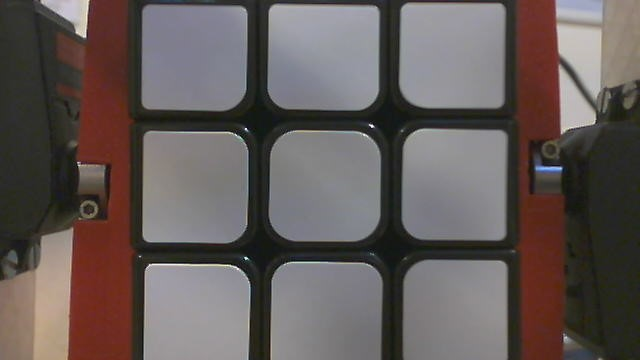
#> input picture color_detection/images/blanc.jpg, 640 x 360 px, found by its file name
$ python main_colordetection.py
#> lines starting #> are read from the running program, lines starting #| are printed output that depends on the picture
### color_detection/ColorDetector.py
from typing import Tuple
from typing import List
import cv2
import numpy as np
import matplotlib.pyplot as plt
import sys
from ColorBlob import ColorBlob

Image = np.ndarray
Square = np.ndarray


class ColorDetector:
    """
    Détecteur des carrés des faces d'un Rubik's Cube.

    Les carrés détectés sont ensuites utilisés pour former des groupes de couleurs.

    # Paramètres

    ### `paths`:
    chemins d'accès vers les images à analyser. S'il n'y a pas 6 images la détection des groupes
    de couleurs seras impossible.

    ### `show_images`:
    option debug pour afficher les carrés détectés sur les images.

    ### `show_rgb`:
    option debug pour afficher la représentation 3D des couleurs détectées avant groupage
    """
    paths: List
    images: List = []
    colors: List = []
    groups: List[List[int]]
    sharping_kernel = np.array([[0, -1, 0], [-1, 5, -1], [0, -1, 0]])
    morphic_kernel = np.ones((4, 4), np.uint8)

    show_images: bool
    show_rgb: bool

    def __init__(self, paths: List[str], show_images: bool = False, show_rgb: bool = False) -> None:
        """
        Création de l'objet ColorDetector.

        # Paramètres

        ### `paths`:
        chemins d'accès vers les images à analyser. S'il n'y a pas 6 images la détection des groupes
        de couleurs seras impossible.

        ### `show_images`:
        option debug pour afficher les carrés détectés sur les images.

        ### `show_rgb`:
        option debug pour afficher la représentation 3D des couleurs détectées avant groupage
        """
#> called with show_images = False, show_rgb = False
        self.show_images = show_images
        self.show_rgb = show_rgb
        self.paths = paths.copy()
        for k in range(len(paths)):
            self.images.append(cv2.imread(self.paths[k]))

    # Affiche les chemins d'accès vers les images

    # [98 lines left out: functions printPaths, printColors, printGroupsToFile, showSquares, showColors, not called in this run]

    def showGroups(self) -> None:
        """
        Affiche les groupes de couleurs après analyse des images.

        Ne pas appeler avant analyse des images.
        """
        for k in range(0, len(self.groups)):
            group = self.groups[k]
            print(f"Face {k + 1}")
            print(f"{group[0]} | {group[1]} | {group[2]} ")
            print("_________")
            print(f"{group[3]} | {group[4]} | {group[5]} ")
            print("_________")
            print(f"{group[6]} | {group[7]} | {group[8]} ")

    def processImages(self) -> None:
        """
        Analyse les images de la détection des carrés à la création des groupes de couleurs.

        Cette fonction utilise les chemins d'accès fournis à la création et ne créer les groupes
        que si les conditions de création sont remplis: nombre d'images correct `(6)` et nombre de carrés
        détectés par face correcte `(9)`.
        """
        for k in range(0, len(self.images)):
            print(f"Image n°{k + 1}")
            image = self.images[k]

            prepared, resized = self.prepareImage(image=image)
            squares = self.detectSquares(prepared_image=prepared)
            squares = self.sortSquaresPoints(squares=squares)
            squares = self.removeInclosedSquares(squares=squares)
            if len(squares) == 9:
                print(f"Image n°{k + 1} a 9 carrés")

                squares = self.correctSquaresCoords(squares=squares)
                squares = self.sortSquares(squares=squares)

                if self.show_images:
                    self.showSquares(resized, squares)

                self.colors.append(self.extractColors(
                    squares=squares, image=resized))

            else:
                print(
                    f"Erreur de détection de carrés sur l'image n°{k+1} path:{self.paths[k]}, carrés détectés {len(squares)}/9")
#> this loop made 6 passes
#> pass 1, in prepareImage, `denoised = cv2.medianBlur(image, 5)`:
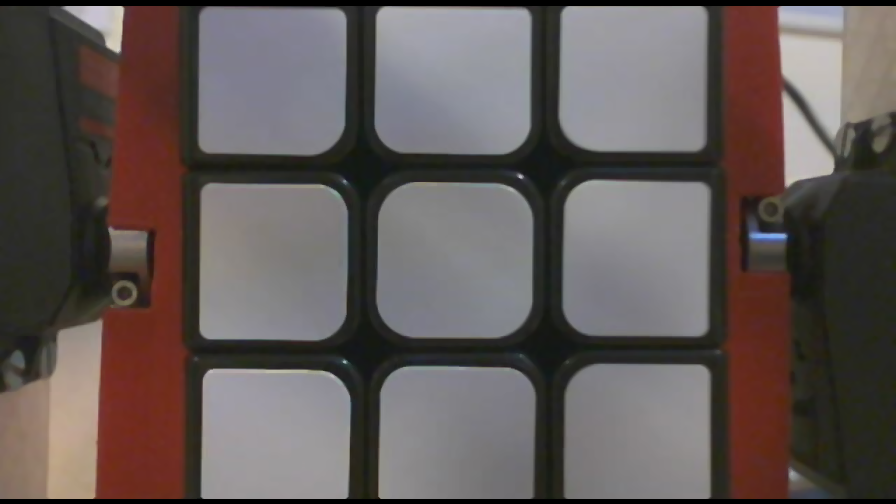
#> denoised: shape (504, 896, 3); mean of channels 0, 1, 2 87.1, 89.1, 97.8; drawn as B, G, R
#> pass 1, in prepareImage, `edge = cv2.Canny(sharpen, 75, 150)`:
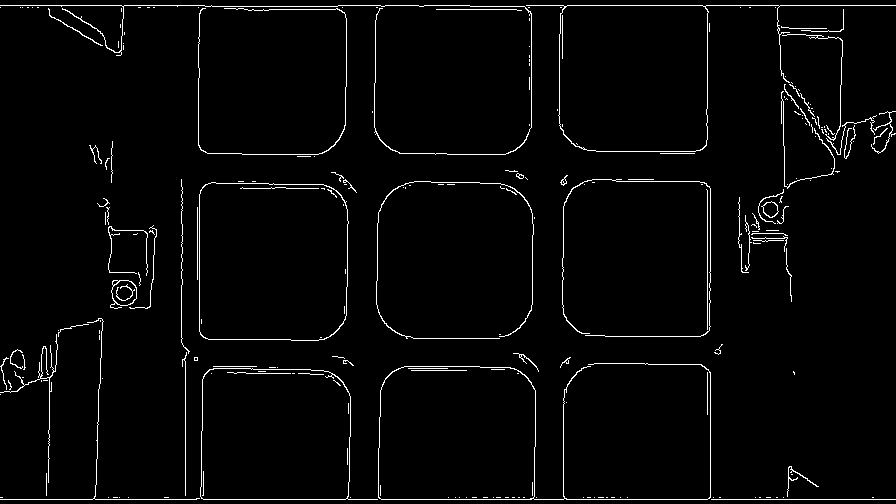
#> edge: shape (504, 896); 2.6% white in thin lines or dots
#> after the loop:
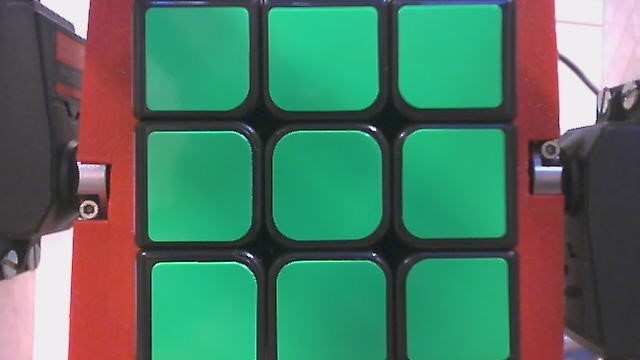
#> image: shape (360, 640, 3); mean B, G, R 101, 119.2, 79.4
#> after the loop:
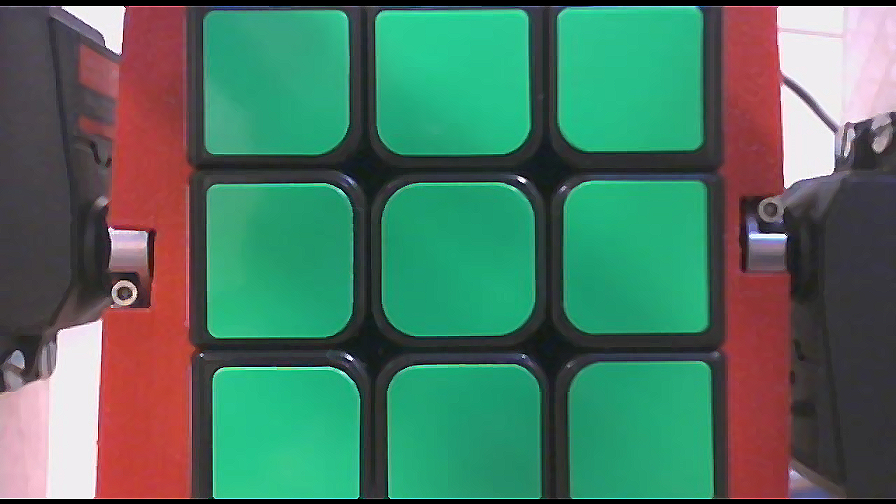
#> resized: shape (504, 896, 3); mean B, G, R 98.5, 116.7, 77.1

        if len(self.colors) == 6:
            print("Création des groupes")
            self.groups = self.createColorGroups()
        else:
            print(
                "Pas assez d'image pour créer les groupes de couleurs, veuillez fournir 6 images")

    def prepareImage(self, image: Image) -> Tuple[Image, Image]:
        """
        Prépare l'image à la détection de formes.

        Cette fonction utilise la réduction de bruit, augmentation de netteté
        et détection de bord.

        # Paramètres

        ### `image`:
        image a préparer.

        # Renvoie

        une image de taille réduite et l'image utilisable pour la détection de formes.
        """
        scale_percent = 140  # percent of original size
        width = int(image.shape[1] * scale_percent / 100)
        height = int(image.shape[0] * scale_percent / 100)
        dim = (width, height)
        image = cv2.resize(image, dim, interpolation=cv2.INTER_AREA)
        cv2.line(image, (0, 0), (image.shape[1], 0), (0, 0, 0), thickness=10)
        cv2.line(image, (0, image.shape[0]), (image.shape[1],
                 image.shape[0]), (0, 0, 0), thickness=10)
        # supression du bruit

        denoised = cv2.medianBlur(image, 5)
        sharpen = cv2.filter2D(denoised, -1, self.sharping_kernel)

        # detection des bords
        edge = cv2.Canny(sharpen, 75, 150)

        # dilatation des bords
        dilated_edges = cv2.dilate(edge, self.morphic_kernel, iterations=5)

        return dilated_edges, sharpen

    def detectSquares(self, prepared_image: Image) -> List[Square]:
        """
        Détect les carrés sur l'image fournie.

        # Paramètres

        ### `prepared_image`:
        image prête pour la détection de forme, obtenable par la fonction `prepareImage()`

        # Renvoie
        Liste de carrés detectés de la forme:

        [[[x1,y1],[x2,y2],[x3,y3],[x4,y4]] * nombre de carrés détéctés]
        """
        # détection et filtration des mauvais résultats
        contours, _hierarchy = cv2.findContours(
            prepared_image, cv2.RETR_LIST, cv2.CHAIN_APPROX_SIMPLE)
        squares = []

        for cnt in contours:
            cnt_len = cv2.arcLength(cnt, True)
            cnt = cv2.approxPolyDP(cnt, 0.04*cnt_len, True)
            if len(cnt) == 4 and cv2.contourArea(cnt) > 1000 and cv2.isContourConvex(cnt):
                cnt = cnt.reshape(-1, 2)
                # remplacer par une version avec la racine carré pour calculer la distance entre les points
                sides_lenghts = [np.sqrt((cnt[i][0] - cnt[(i + 1) % 4][0])**2+(
                    cnt[i][1] - cnt[(i + 1) % 4][1])**2) for i in range(4)]
                max_diff = np.max(sides_lenghts) - np.min(sides_lenghts)

                if np.max(sides_lenghts) < prepared_image.shape[0]*0.4 and max_diff < np.min(sides_lenghts) * 0.50:
                    squares.append(cnt)
        return squares

    def removeInclosedSquares(self, squares: List[Square]) -> List[Square]:
        """
        Supprime les carrés qui ont un ou plusieurs carrés à l'intérieur d'eux.

        Cette fonction doit être utilisée uniquement sur des carrés dont les points ont été
        triés par la fonction `sortSquaresPoints()`.

        # Paramètres

        ### `squares`:
        Liste de carrés de la forme:
        [[[x1,y1],[x2,y2],[x3,y3],[x4,y4]]

        # Renvoie

        Une liste de carrés.
        """
        indices_to_remove = []
        for k in range(0, len(squares)):
            for t in range(0, len(squares)):
                if t != k:
                    if (squares[k][0][0] >= squares[t][0][0] and squares[k][0][1] >= squares[t][0][1]) and (squares[k][1][0] <= squares[t][1][0] and squares[k][1][1] >= squares[t][1][1]) and (squares[k][2][0] <= squares[t][2][0] and squares[k][2][1] <= squares[t][2][1]) and (squares[k][3][0] >= squares[t][3][0] and squares[k][3][1] <= squares[t][3][1]):
                        indices_to_remove.append(k)

        new_squares = []
        for k in range(0, len(squares)):
            if k not in indices_to_remove:
                new_squares.append(squares[k])

        return new_squares

    def sortSquaresPoints(self, squares: List[Square]) -> List[Square]:
        """
        Trie les points des carrés dans l'ordre de priorité haut-bas droite-gauche.

        L'ordre droite-gauche est utilisé pour permettre un affichage par OpenCV plus simple en cas de debug

        # Paramètres

        ### `squares`:
        Liste de carrés.

        # Renvoie
        Une liste de carrés avec chaque carrés ayant des points dans l'orde:

        |1| |2|

        |4| |3|
        """
        i = 0
        for square in squares:

            indices = np.argsort(square, axis=0)
            x_sorted_square = np.array(
                [square[indices[0][0]], square[indices[1][0]], square[indices[2][0]], square[indices[3][0]]])

            square = x_sorted_square

            y_sorted_square = np.array([[0, 0], [0, 0], [0, 0], [0, 0]])

            if square[0][1] > square[1][1]:
                y_sorted_square[0] = square[1]
                y_sorted_square[3] = square[0]
            else:
                y_sorted_square[0] = square[0]
                y_sorted_square[3] = square[1]

            if square[2][1] > square[3][1]:
                y_sorted_square[1] = square[3]
                y_sorted_square[2] = square[2]
            else:
                y_sorted_square[1] = square[2]
                y_sorted_square[2] = square[3]

            square = y_sorted_square

            squares[i] = square
            i += 1

        return squares

    def correctSquaresCoords(self, squares: List[Square]) -> List[Square]:
        """
        Correction des coordonnées des carrés.

        Utilisé pour pouvoir numéroter les carrés d'une face plus simplement

        Cette fonction doit être uniquement utilisé sur des carrés dont les points
        ont été triés par la fonction `sortSquaresPoints()`.

        # Paramètres

        ### `squares`:
        Liste de carrés.

        # Renvoie

        Liste de carrés dont les coordonnées ont été corrigés par sélection du carré intérieur parfait.

        Si un bord n'est par droit la plus petite coordonnée du bord est prise et appliqué à la deuxième.
        """
        for i in range(0, len(squares)):
            square = squares[i]

            corrected_coord = max(square[0][1], square[1][1])
            square[0][1] = corrected_coord
            square[1][1] = corrected_coord

            corrected_coord = min(square[2][1], square[3][1])
            square[2][1] = corrected_coord
            square[3][1] = corrected_coord

            corrected_coord = max(square[0][0], square[3][0])
            square[0][0] = corrected_coord
            square[3][0] = corrected_coord

            corrected_coord = min(square[1][0], square[2][0])
            square[1][0] = corrected_coord
            square[2][0] = corrected_coord

        return squares

    def sortSquares(self, squares: List[Square]) -> List[Square]:
        """
        Trie les carrés d'une face dans l'ordre haut-bas gauche-droite.

        Cette fonction ne doit être utilisée que sur une face dont les carrés des carrés dont les points ont été triés par
        `sortSquaresPoints()`.

        # Paramètres

        ### `squares`:
        Liste de carrés.

        # Renvoie
        Une liste de carrés numérotés dans l'ordre:

        |1| |2| |3|

        |4| |5| |6|

        |7| |8| |9|
        """
        tabx = []
        for square in squares:
            tabx.append(square[0][0])

        indices = np.argsort(tabx)
        squares = np.array([squares[indices[0]], squares[indices[1]], squares[indices[2]],
                            squares[indices[3]], squares[indices[4]
                                                         ], squares[indices[5]],
                            squares[indices[6]], squares[indices[7]], squares[indices[8]]])

        taby = []
        for k in range(0, 3):
            taby.append(squares[k][0][1])
        indices1 = np.argsort(taby)

        taby = []
        for k in range(3, 6):
            taby.append(squares[k][0][1])
        indices2 = np.argsort(taby)

        taby = []
        for k in range(6, 9):
            taby.append(squares[k][0][1])
        indices3 = np.argsort(taby)

        squares = np.array([squares[indices1[0]], squares[indices2[0] + 3], squares[indices3[0] + 6],
                            squares[indices1[1]], squares[indices2[1] +
                                                          3], squares[indices3[1] + 6],
                            squares[indices1[2]], squares[indices2[2] + 3], squares[indices3[2] + 6]])

        return squares

    def extractColors(self, squares: List[Square], image: Image) -> List[List[int]]:
        """
        Extrait la couleur moyenne de chaque carré.

        Cette fonction ne doit être utilisée que sur des carrés dont les points ont été triés par
        `sortSquarePoints()` et donc les coordonnées ont été corrigés par `correctSquaresCoords()`.

        # Paramètres

        ### `squares`:
        Liste de carrés

        ### `image`:
        image dont il faut extraire les couleurs.

        L'utilisation de l'image redimensionnné par `prepareImage()` est recommandée.

        # Renvoie

        Une liste de couleurs de la forme:

        [[255, 0, 234], [123, 43, 234]]
        """
        color_array = []
        for square in squares:
            b = 0
            g = 0
            r = 0
            count = (square[1][0] - square[0][0]) * \
                (square[3][1] - square[0][1])
            for x in range(square[0][0], square[1][0]):
                for y in range(square[0][1], square[3][1]):
                    b += image[y][x][0]
                    g += image[y][x][1]
                    r += image[y][x][2]

            color_array.append([int(r/count), int(g/count), int(b/count)])

        return color_array

    def findClosestColor(self, current : ColorBlob, groups : List[ColorBlob]) -> int:
        min_index = 0
        min_dist = np.Infinity
        for k in range(1, len(groups)):
            other = groups[k]
            distance = (current.color[0] - other.color[0])**2 + (current.color[1] -
                                                                        other.color[1])**2 + (current.color[2] - other.color[2])**2
            if distance < min_dist:
                min_dist = distance
                min_index = k

        return min_index


    def createColorGroups(self) -> List[List[int]]:
        """
        Créer les groupes de couleurs en fonction de leur proximité dans l'espace RGB.
        Cette fonction utilise les couleurs générées par `processImages()`.
        Le résultat est visualisable par l'appel de `showGroups()`.
        """

        if self.show_rgb:
            rgb_colors = []
            for color_cluster in self.colors:
                for color in color_cluster:
                    rgb_colors.append([color[0], color[1], color[2]])
            self.showColors(rgb_colors)

        # Création du groupe de rang 1: 54 groupes de 1
        groups: List[ColorBlob] = []
        for x in range(0, 6):
            for y in range(0, 9):
                colorblob = ColorBlob([self.colors[x][y][0], self.colors[x][y][1], self.colors[x][y][2]], [[x, y]])
                groups.append(colorblob)

        # Création des groupes de taille 9
        final_groups: List[ColorBlob] = []
        while len(groups) > 0:
            current = groups[0]
            min_index = self.findClosestColor(current, groups)
            if min_index == 0:
                print("Erreur de détection du plus proche")
                SystemExit

            closest = groups[min_index]

            fused_group = current.fuse(closest)

            if len(fused_group.indexlist) == 9:
                final_groups.append(fused_group)
                groups.pop(min_index)
                groups.pop(0)
            else:
                groups.pop(min_index)
                groups[0] = fused_group

        rubiks_groups = []
        for k in range(0, 6):
            rubiks_groups.append([0, 0, 0, 0, 0, 0, 0, 0, 0])

        group_number = 0
        for group in final_groups:
            group_number += 1
            for element in group.indexlist:
                rubiks_groups[element[0]][element[1]] = group_number

        return rubiks_groups

### color_detection/ColorBlob.py
from __future__ import annotations
from dataclasses import dataclass
from typing import List


@dataclass
class ColorBlob:
    """
    Groupement d'une couleur et d'une liste d'index

    # Attributs

    ### `color`

    Couleur du blob

    ### `indexlist`

    List des index composant le blob

    """
    color: List[int]
    indexlist: List[List[int]]

    def fuse(self, other: ColorBlob) -> ColorBlob:
        """
        Renvoit la fusion des deux blobs
        La nouvelle couleur est la moyenne de la couleur des deux blobs
        L'indexlist est la somme des deux indexlist
        """
        average_color = []
        average_color.append((self.color[0] + other.color[0]) / 2)
        average_color.append((self.color[1] + other.color[1]) / 2)
        average_color.append((self.color[2] + other.color[2]) / 2)

        fused_indexlist = []
        for index in self.indexlist:
            fused_indexlist.append(index)
        for index in other.indexlist:
            fused_indexlist.append(index)

        return ColorBlob(average_color, fused_indexlist)

### color_detection/main_colordetection.py
from ColorDetector import ColorDetector
import time


def main():
    start_time = time.time()
    detector = ColorDetector(paths=["color_detection/images/blanc.jpg",
                                    "color_detection/images/bleu.jpg",
                                    "color_detection/images/jaune.jpg",
                                    "color_detection/images/orange.jpg",
                                    "color_detection/images/rouge.jpg",
                                    "color_detection/images/vert.jpg"],
                             show_rgb=False, show_images=False)
    detector.processImages()
    print("--- %s seconds ---" % (time.time() - start_time))
    detector.showGroups()
    return 0


if __name__ == '__main__':
    main()
